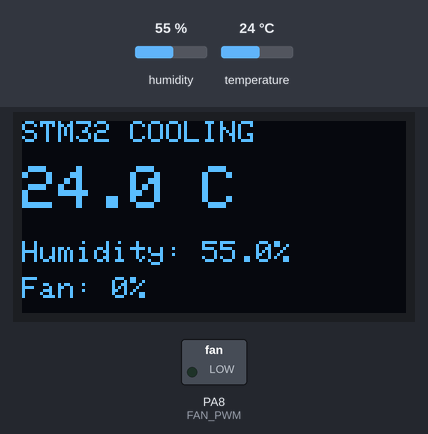
Bench run of a program on a simulated STM32 Blue Pill. On the bench: 128×64 one-colour display, switched loads named in the program (green lamp = pin HIGH). The test bench sets the inputs (shaded band); at power-on: temperature 24 °C, humidity 55 %. What the program prints to the serial monitor is not drawn.

Above: at 3.7 s.
3.8 s: temperature set to 25.6 °C
At 5.6 s:
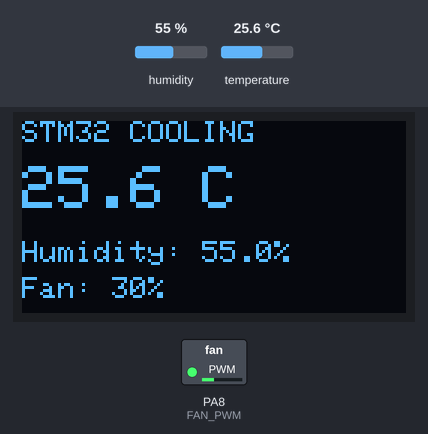
6.5 s: temperature set to 34.2 °C
At 7.0 s:
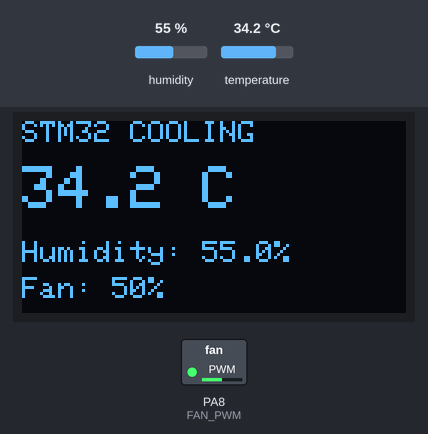
9.2 s: temperature set to 35.7 °C
At 11.2 s:
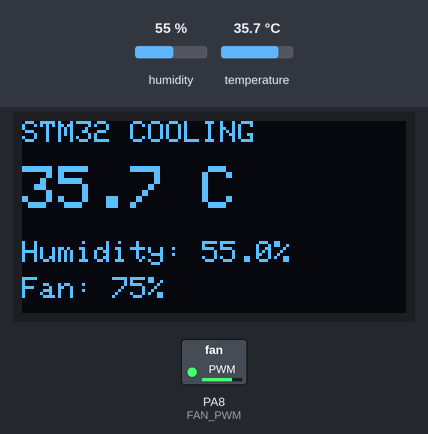
12.2 s: temperature set to 39.1 °C
At 13.9 s:
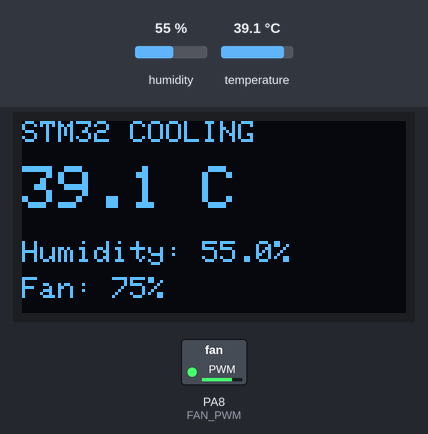
14.9 s: temperature set to 40.4 °C
At 18.0 s:
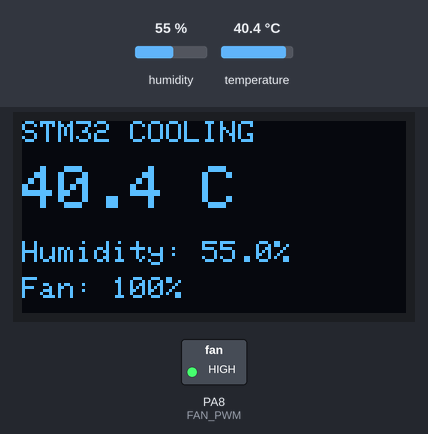
18.3 s: humidity set to 22 %
At 19.5 s:
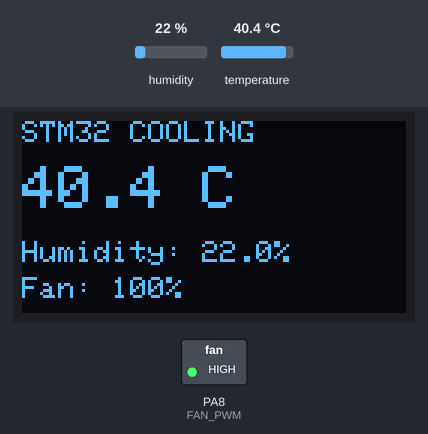
Timing chart, 0 to 21.3 s (numbered marks = the images above; inputs shaded):
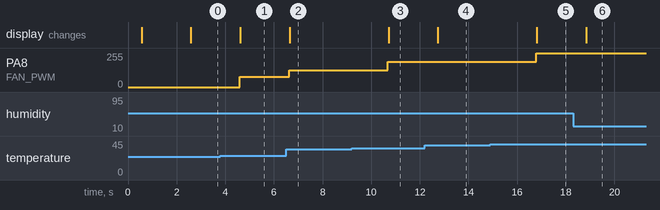

The program:

main.cpp
```cpp
/*
 * STM32F103C8T6 Smart Temperature-Controlled Fan
 *
 * MCU: STM32F103C8T6 "Blue Pill"
 * Sensor: DHT22
 * Display: 0.96" SSD1306 I2C OLED
 * Fan: PWM-controlled fan
 *
 * Pin assignment:
 * DHT22 DATA  -> PA1
 * OLED SDA    -> PB7
 * OLED SCL    -> PB6
 * FAN PWM     -> PA8
 *
 * Serial: 115200 baud
 */

#include <Wire.h>
#include <Adafruit_GFX.h>
#include <Adafruit_SSD1306.h>
#include <DHT.h>

// -----------------------------
// Pin definitions
// -----------------------------

#define DHT_PIN PA1
#define DHT_TYPE DHT22

#define FAN_PWM PA8

// -----------------------------
// OLED configuration
// -----------------------------

#define SCREEN_WIDTH 128
#define SCREEN_HEIGHT 64

#define OLED_ADDRESS 0x3C

Adafruit_SSD1306 display(
  SCREEN_WIDTH,
  SCREEN_HEIGHT,
  &Wire,
  -1
);

// -----------------------------
// DHT22
// -----------------------------

DHT dht(DHT_PIN, DHT_TYPE);

// -----------------------------
// Fan control thresholds
// -----------------------------

#define TEMP_FAN_OFF       25.0
#define TEMP_FAN_LOW       30.0
#define TEMP_FAN_MEDIUM    35.0
#define TEMP_FAN_HIGH      40.0

// -----------------------------
// Convert temperature to fan %
// -----------------------------

int calculateFanSpeed(float temperature)
{
  if (temperature < TEMP_FAN_OFF)
  {
    return 0;
  }

  if (temperature < TEMP_FAN_LOW)
  {
    return 30;
  }

  if (temperature < TEMP_FAN_MEDIUM)
  {
    return 50;
  }

  if (temperature < TEMP_FAN_HIGH)
  {
    return 75;
  }

  return 100;
}

// -----------------------------
// Set fan PWM
// -----------------------------

void setFanSpeed(int percentage)
{
  percentage = constrain(percentage, 0, 100);

  int pwmValue = map(
    percentage,
    0,
    100,
    0,
    255
  );

  analogWrite(FAN_PWM, pwmValue);
}

// -----------------------------
// OLED display
// -----------------------------

void updateDisplay(
  float temperature,
  float humidity,
  int fanSpeed
)
{
  display.clearDisplay();

  display.setTextColor(SSD1306_WHITE);

  display.setTextSize(1);
  display.setCursor(0, 0);

  display.println("STM32 COOLING");

  display.setTextSize(2);
  display.setCursor(0, 15);

  display.print(temperature, 1);
  display.println(" C");

  display.setTextSize(1);
  display.setCursor(0, 40);

  display.print("Humidity: ");
  display.print(humidity, 1);
  display.println("%");

  display.setCursor(0, 52);

  display.print("Fan: ");
  display.print(fanSpeed);
  display.println("%");

  display.display();
}

// -----------------------------
// Setup
// -----------------------------

void setup()
{
  Serial.begin(115200);

  pinMode(FAN_PWM, OUTPUT);

  // Start with the fan turned off
  setFanSpeed(0);

  // Initialize DHT22
  dht.begin();

  // Allow the OLED power supply to settle after power-on.
  delay(500);

  // Initialize OLED
  if (!display.begin(
        SSD1306_SWITCHCAPVCC,
        OLED_ADDRESS))
  {
    Serial.println("OLED initialization failed!");

    while (1)
    {
      delay(1000);
    }
  }

  display.clearDisplay();

  display.setTextColor(SSD1306_WHITE);

  display.setTextSize(2);
  display.setCursor(0, 0);

  display.println("STM32");

  display.setTextSize(1);
  display.setCursor(0, 28);

  display.println("Temperature Fan");

  display.setCursor(0, 42);

  display.println("Controller");

  display.display();

  delay(2000);

  Serial.println();
  Serial.println("==============================");
  Serial.println("STM32 Temperature Fan");
  Serial.println("Controller Started");
  Serial.println("==============================");
}

// -----------------------------
// Main loop
// -----------------------------

void loop()
{
  float humidity = dht.readHumidity();
  float temperature = dht.readTemperature();

  // Check sensor reading
  if (isnan(temperature) || isnan(humidity))
  {
    Serial.println("ERROR: DHT22 reading failed.");

    display.clearDisplay();

    display.setTextColor(SSD1306_WHITE);
    display.setTextSize(1);

    display.setCursor(0, 0);
    display.println("DHT22 ERROR");

    display.setCursor(0, 20);
    display.println("Check sensor");

    display.setCursor(0, 35);
    display.println("and wiring.");

    display.display();

    // Stop the fan if sensor fails
    setFanSpeed(0);

    delay(2000);

    return;
  }

  // Calculate required fan speed
  int fanSpeed = calculateFanSpeed(temperature);

  // Apply PWM
  setFanSpeed(fanSpeed);

  // Send data to Serial Monitor
  Serial.print("Temperature: ");
  Serial.print(temperature, 1);

  Serial.print(" C | Humidity: ");
  Serial.print(humidity, 1);

  Serial.print(" % | Fan: ");
  Serial.print(fanSpeed);

  Serial.println(" %");

  // Update OLED
  updateDisplay(
    temperature,
    humidity,
    fanSpeed
  );

  // DHT22 should not be sampled too quickly
  delay(2000);
}
```

Measured:
- the behaviour switches between 24.9 and 25 °C on temperature (found by bisection; images 0 and 1)
- the behaviour switches between 34.9 and 35 °C on temperature (found by bisection; images 2 and 3)
- the behaviour switches between 39.9 and 40 °C on temperature (found by bisection; images 4 and 5)
- after the input at 3.8 s, PA8 (FAN_PWM): 0/255 → 76/255 after 0.79 s; the display: changes after 0.82 s (image 1)
- after the input at 6.5 s, PA8 (FAN_PWM): 76/255 → 127/255 after 0.12 s; the display: changes after 0.15 s (image 2)
- after the input at 9.2 s, PA8 (FAN_PWM): 127/255 → 191/255 after 1.5 s; the display: changes after 1.5 s (image 3)
- after the input at 12.2 s, the display: changes after 0.54 s (image 4)
- after the input at 14.9 s, PA8 (FAN_PWM): 191/255 → 255/255 after 1.9 s; the display: changes after 1.9 s (image 5)
- after the input at 18.3 s, the display: changes after 0.54 s (image 6)
